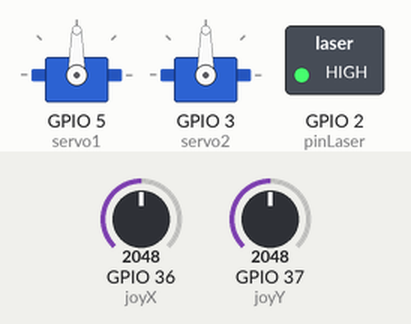
Recording of a sketch running on a simulated ESP32. Shown: 2 × servo, switched loads named in the sketch (green lamp = pin HIGH). The inputs (shaded band) are chosen by the test bench; at power-on: GPIO 36 (joyX) = 2048, GPIO 37 (joyY) = 2048.

Above: at 1.2 s.
1.3 s: GPIO 36 (joyX) set to 2866
At 1.9 s:
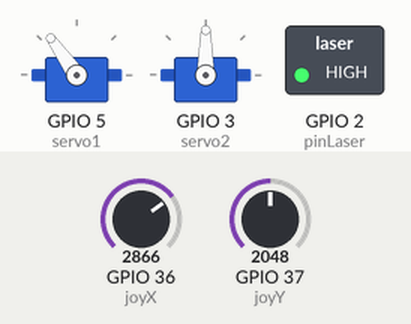
2.8 s: GPIO 37 (joyY) set to 2866
At 4.0 s:
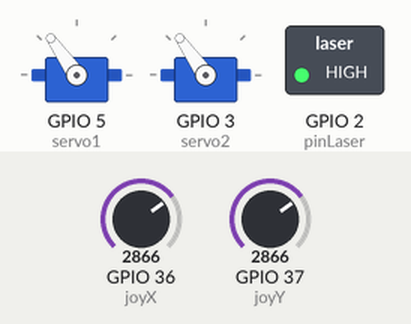
4.3 s: GPIO 36 (joyX) set to 3603
At 5.5 s:
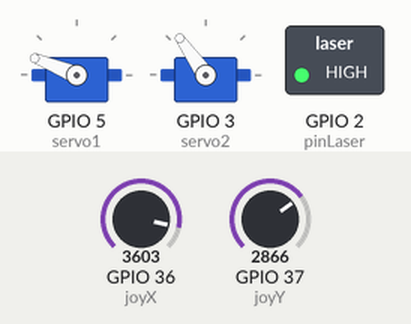
5.8 s: GPIO 37 (joyY) set to 3603
At 6.4 s:
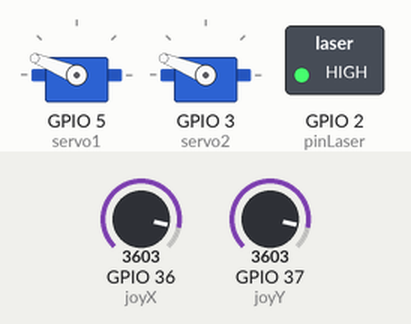
7.3 s: GPIO 36 (joyX) set to 4095
At 8.5 s:
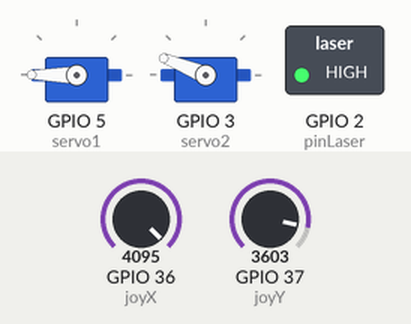
8.8 s: GPIO 37 (joyY) set to 4095
At 10.0 s:
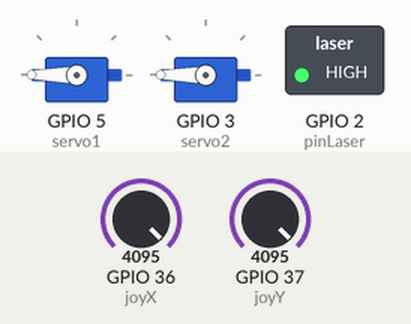
Timing chart, 0 to 11.3 s (numbered marks = the images above; inputs shaded):
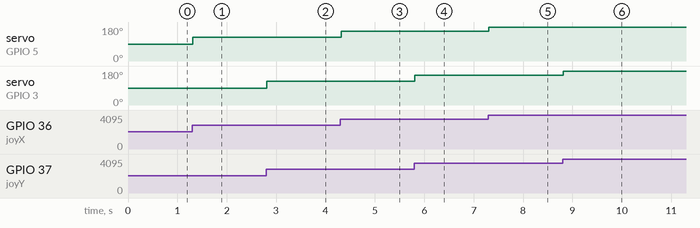

Measured:
- after the input at 1.3 s, servo on GPIO 5 (servo1): 90° → 125° at once
- after the input at 2.8 s, servo on GPIO 3 (servo2): 90° → 125° at once
- after the input at 4.3 s, servo on GPIO 5 (servo1): 125° → 158° at once
- after the input at 5.8 s, servo on GPIO 3 (servo2): 125° → 158° at once
- after the input at 7.3 s, servo on GPIO 5 (servo1): 158° → 180° at once
- after the input at 8.8 s, servo on GPIO 3 (servo2): 158° → 180° at once

The sketch:

laser.ino
```cpp
#include <ESP32Servo.h>//intall this library if you are using ESP 32
const int pinLaser = 2; // output signal pin of laser module/laser pointer
Servo servo1;
Servo servo2;
int joyX = A0;//Joystick module VRx pin ->Arduino A0
int joyY = A1;  //Joystick module VRy pin ->Arduino A1

int servoVal;

void setup()
{
  pinMode(pinLaser, OUTPUT);
  digitalWrite(pinLaser, HIGH); // emit red laser
  servo1.setPeriodHertz(50); // standard 50 Hz servo
  servo1.attach(5, 500, 2500); // D5 for servo1

  servo2.setPeriodHertz(50);
  servo2.attach(3, 700, 2500); // D3 for servo2
}

void loop()
{

  servoVal = analogRead(joyX);
  servoVal = map(servoVal, 0, 4095, 0, 180);
  servo1.write(servoVal);

  servoVal = analogRead(joyY);
  servoVal = map(servoVal, 0, 4095, 0, 180);
  servo2.write(servoVal);
  delay(15);
}
```
